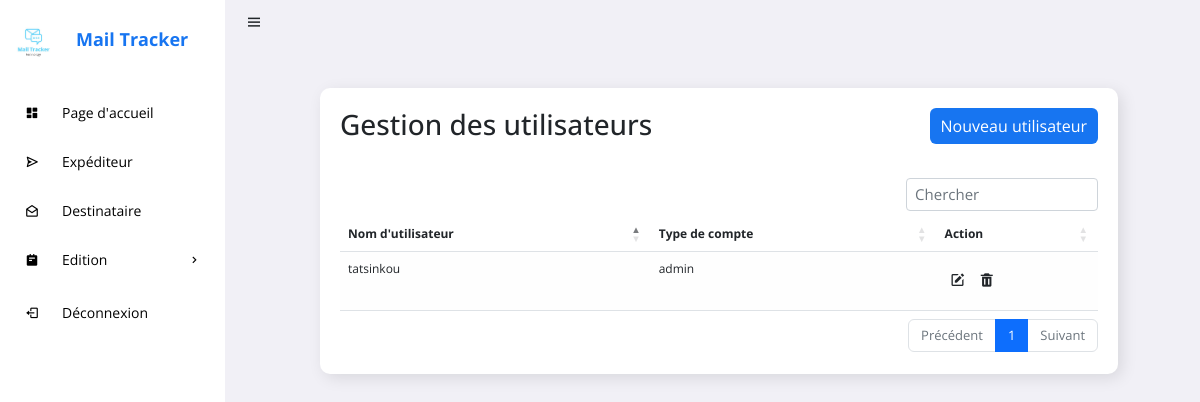
The page /gestionU.php on the database as committed earlier.
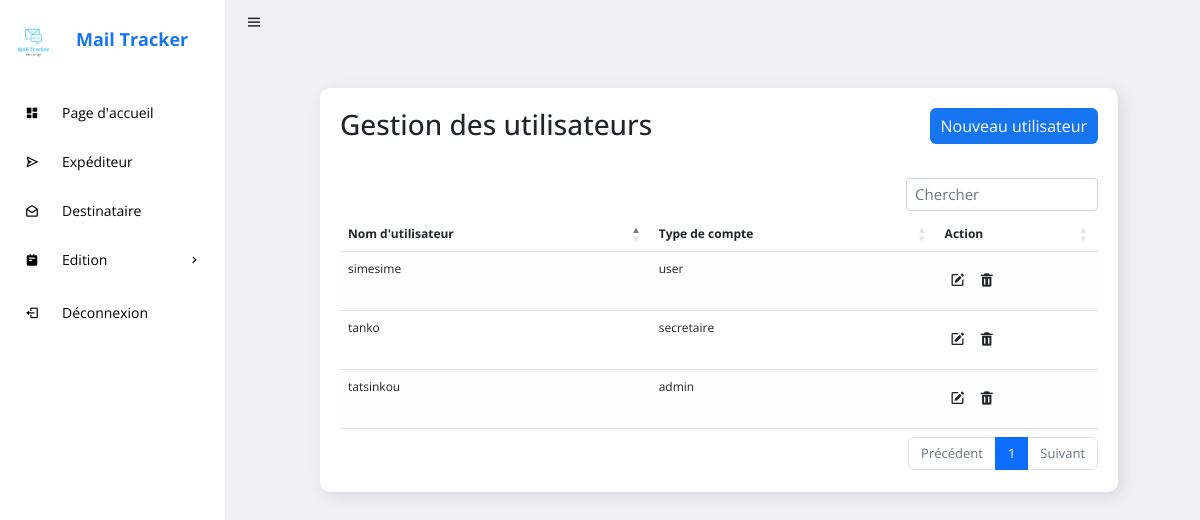
The same page on the database as committed later.
### tables this page shows
CREATE TABLE IF NOT EXISTS `utilisateur` (
  `IDCOMPTE` int NOT NULL AUTO_INCREMENT,
  `NOMUTILISATEUR` varchar(255) DEFAULT NULL,
  `MOTDEPASSE` varchar(60) DEFAULT NULL,
  `TYPECOMPTE` varchar(255) DEFAULT NULL,
  PRIMARY KEY (`IDCOMPTE`)
);

### gestionU.php (the view, shortened to what this page needs)
<?php
    include "connexion/config.php";
?>
<!DOCTYPE html>
<html lang="en">
<head>
	<link rel="stylesheet" href="https://cdn.datatables.net/1.12.1/css/dataTables.bootstrap5.min.css">
    <link rel="stylesheet" href="https://cdn.jsdelivr.net/npm/bootstrap@5.2.0/dist/css/bootstrap.min.css">
    <link rel="stylesheet" href="https://cdnjs.cloudflare.com/ajax/libs/font-awesome/6.1.2/css/all.min.css">
    <link href='https://unpkg.com/boxicons@2.0.9/css/boxicons.min.css' rel='stylesheet'>
	<link rel="stylesheet" href="css/style.css">
</head>
<body>
	<section id="sidebar">
		<a href="#" class="brand"><img src="image/Mail.jpg" width="55" height="55" style="margin-top:20px;"><span>Mail Tracker</span></a>
		<ul class="side-menu">
			<li><a href="pageAcc.php" class="active"><i class='bx bxs-dashboard icon' ></i>Page d'accueil</a></li>
			<li><a href="expediteur.php"><i class='bx bx-send icon' ></i>Expéditeur</a></li>
			<li><a href="destinataire.php"><i class='bx bx-envelope-open icon' ></i>Destinataire</a></li>
			<li>
				<a href="#"><i class='bx bxs-notepad icon' ></i>Edition <i class='bx bx-chevron-right icon-right' ></i></a>
			</li>
			<li><a href="deconn.php"><i class='bx bx-log-out icon' ></i> Déconnexion</a></li>
		</ul>
	</section>
	<section id="content">
		<nav>
			<i class='bx bx-menu toggle-sidebar' ></i>
		</nav>
		<main>
			<div class="data">
				<div class="content-data">
					<div class="details">
						<div class="recentOrders">
							<div class="cardHeader">
								<h3>Gestion des utilisateurs</h3>
                                <a href="ajouterUser.php" class="btn">Nouveau utilisateur</a>
							</div>
							</div class="table-responsive">
                                    <table id="example" class="table table-striped">
                                            <thead class="thead-dark">
                                                <tr>
                                                    <th scope="col">Nom d'utilisateur</th>
                                                    <th scope="col">Type de compte</th>
                                                    <th scope="col">Action</th>
                                                </tr>
                                            </thead>
                                    <?php
                                                $sql = "SELECT * FROM utilisateur";
                                                $des = $conn->prepare($sql);
                                                $des->execute();
                                                $tabDes=$des->fetchAll(PDO::FETCH_ASSOC);
                                                foreach($tabDes as $value){
                                                ?>
                                        <tr>
                                            <td><?php echo $value['NOMUTILISATEUR']?></td>
                                            <td><?php echo $value['TYPECOMPTE']?></td>
                                            <td>
                                                <a href="modifierUser.php?modifier=<?php echo $value['IDCOMPTE']; ?>"><button type="button" class="btn"><i class='bx bxs-edit'></i></button></a>
                                                <a href="gestionU.php?supprimer=<?php echo $value['IDCOMPTE'];?>"><button type="button" class="btn"><i class='bx bxs-trash'></i></button></a>
                                            </td>
                                        </tr>
                                <?php }?>
                                        </table>
                                    </div>
                            </div>
						</div>
		</main>
	</section>
</body>
</html>

Rows that differ between the two databases and show on the page:
added utilisateur: NOMUTILISATEUR "tanko", TYPECOMPTE "secretaire"
added utilisateur: NOMUTILISATEUR "simesime", TYPECOMPTE "user"
